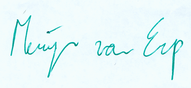
#> input picture signature_svm/data/genuine/001001_000.png, 191 x 88 px; its folder holds 4 pictures in this run
$ jupyter execute --allow-errors svm_training_testing.ipynb
#> lines starting #> are read from the running program, lines starting #| are printed output that depends on the picture
#> further down, img is the input picture: shape (88, 191, 3) float32; mean R, G, B 0.906, 0.973, 0.977
# Signature Verification using SVM

This notebook implements signature verification using Support Vector Machine (SVM) with SIFT features and contour-based features.

[cell 1]
# Import necessary libraries
import numpy as np
import os
from os import listdir
import cv2
from PIL import Image
import imagehash
from scipy.cluster.vq import kmeans, vq
from sklearn.preprocessing import StandardScaler
from sklearn.svm import LinearSVC
from sklearn.metrics import accuracy_score, classification_report, confusion_matrix
import pickle
import matplotlib.pyplot as plt
import seaborn as sns
import warnings
warnings.filterwarnings('ignore')

## Configuration

[cell 2]
# Define paths
import os
print(f"Current working directory: {os.getcwd()}")

DATA_DIR = "data"
GENUINE_DIR = os.path.join(DATA_DIR, "genuine")
FORGED_DIR = os.path.join(DATA_DIR, "forged")
TEST_DIR = os.path.join(DATA_DIR, "origin")
EXTERNAL_TEST_DIR = "static/LineSweep_Results"
MODEL_PATH = "model.pkl"
SCALER_PATH = "scaler.pkl"

# Number of user groups
NUM_USERS = 29

# SIFT vocabulary size
VOCAB_SIZE = 500

print(f"Model will be saved to: {os.path.abspath(MODEL_PATH)}")
print("Configuration loaded successfully!")

## Import Custom Modules

[cell 3]
# Import custom preprocessing and feature extraction modules
import sys
import importlib

sys.path.insert(0, os.getcwd())

import preproc
import features

print("Custom modules imported successfully!")

## Data Loading and Exploration

[cell 4]
# Load filenames from directories
genuine_filenames = listdir(GENUINE_DIR)
#> (the rest of this cell did not finish here and is left out)

[cell 5]
# Visualize sample images
fig, axes = plt.subplots(2, 5, figsize=(15, 6))

#> (the rest of this cell did not finish here and is left out)

[cell 6]
# Data distribution visualization
fig, ax = plt.subplots(figsize=(8, 5))

categories = ['Genuine', 'Forged', 'Test']
#> (the rest of this cell did not finish here and is left out)

## Group Signatures by User

[cell 7]
# Initialize lists for 29 user groups
genuine_features = [[] for _ in range(NUM_USERS)]
forged_features = [[] for _ in range(NUM_USERS)]
test_features = []

# Group genuine signatures by user ID
for name in genuine_filenames:
    signature_id = int(name.split('_')[0][-3:])
    genuine_features[signature_id - 1].append({"name": name})

# Group forged signatures by user ID
#> (the rest of this cell did not finish here and is left out)

[cell 8]
# Visualize signatures per user
fig, ax = plt.subplots(figsize=(12, 5))

users = list(range(1, NUM_USERS + 1))
genuine_counts = [len(genuine_features[i]) for i in range(NUM_USERS)]
forged_counts = [len(forged_features[i]) for i in range(NUM_USERS)]

x = np.arange(len(users))
width = 0.35

bars1 = ax.bar(x - width/2, genuine_counts, width, label='Genuine', color='#2ecc71', edgecolor='black')
bars2 = ax.bar(x + width/2, forged_counts, width, label='Forged', color='#e74c3c', edgecolor='black')

ax.set_xlabel('User ID', fontsize=12)
ax.set_ylabel('Number of Signatures', fontsize=12)
ax.set_title('Signatures per User', fontsize=14, fontweight='bold')
ax.set_xticks(x)
ax.set_xticklabels(users)
ax.legend()
ax.grid(axis='y', alpha=0.3)
plt.tight_layout()
plt.show()
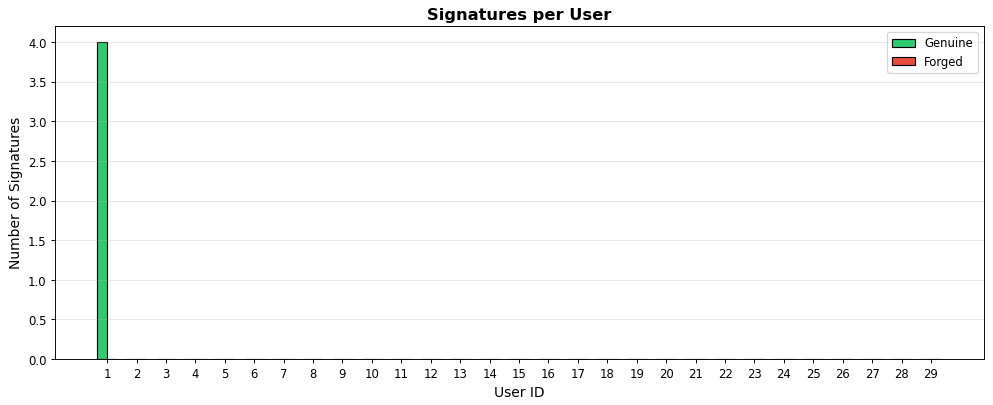
#> figure drawn by matplotlib, 1 panel; tallest bar 4 high, from x = -0.35 to 0

## Feature Extraction Functions

[cell 9]
def preprocess_image(path, display=False):
    """Preprocess the image"""
    return preproc.preproc(path, display=display)

def extract_sift_features(im, path, display=False):
    """Extract SIFT features from image"""
    raw_image = cv2.imread(path)
    try:
        sift_detector = cv2.xfeatures2d.SIFT_create()
    except AttributeError:
        sift_detector = cv2.SIFT_create()
    kp, des = sift_detector.detectAndCompute(im, None)

    if display:
        cv2.drawKeypoints(im, kp, raw_image)
        cv2.imshow('sift_keypoints.jpg', cv2.resize(raw_image, (0, 0), fx=3, fy=3))
        cv2.waitKey()

    return (path, des)

def extract_contour_features(image_path):
    """Extract contour-based features from image"""
    preprocessed_image = preprocess_image(image_path)
